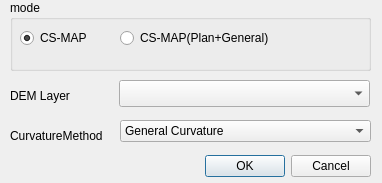
<?xml version="1.0" encoding="UTF-8"?>
<ui version="4.0">
 <class>CSMapDialogBase</class>
 <widget class="QDialog" name="CSMapDialogBase">
  <property name="geometry">
   <rect>
    <x>0</x>
    <y>0</y>
    <width>382</width>
    <height>183</height>
   </rect>
  </property>
  <property name="windowTitle">
   <string>CSMapMaker</string>
  </property>
  <widget class="QDialogButtonBox" name="button_box">
   <property name="geometry">
    <rect>
     <x>30</x>
     <y>150</y>
     <width>341</width>
     <height>32</height>
    </rect>
   </property>
   <property name="orientation">
    <enum>Qt::Horizontal</enum>
   </property>
   <property name="standardButtons">
    <set>QDialogButtonBox::Cancel|QDialogButtonBox::Ok</set>
   </property>
  </widget>
  <widget class="QgsMapLayerComboBox" name="mMapLayerComboBox">
   <property name="geometry">
    <rect>
     <x>119</x>
     <y>80</y>
     <width>251</width>
     <height>27</height>
    </rect>
   </property>
  </widget>
  <widget class="QLabel" name="label">
   <property name="geometry">
    <rect>
     <x>10</x>
     <y>80</y>
     <width>101</width>
     <height>31</height>
    </rect>
   </property>
   <property name="text">
    <string>DEM Layer</string>
   </property>
  </widget>
  <widget class="QComboBox" name="curvature_box">
   <property name="geometry">
    <rect>
     <x>120</x>
     <y>120</y>
     <width>251</width>
     <height>22</height>
    </rect>
   </property>
   <item>
    <property name="text">
     <string>General Curvature</string>
    </property>
   </item>
   <item>
    <property name="text">
     <string>Profile Curvature</string>
    </property>
   </item>
   <item>
    <property name="text">
     <string>Plan Curvature</string>
    </property>
   </item>
   <item>
    <property name="text">
     <string>Tangential Curvature</string>
    </property>
   </item>
   <item>
    <property name="text">
     <string>Longitudinal Curvature</string>
    </property>
   </item>
   <item>
    <property name="text">
     <string>Cross-Sectional Curvature</string>
    </property>
   </item>
   <item>
    <property name="text">
     <string>Minimal Curvature</string>
    </property>
   </item>
   <item>
    <property name="text">
     <string>Maximal Curvature</string>
    </property>
   </item>
   <item>
    <property name="text">
     <string>Total Curvature</string>
    </property>
   </item>
   <item>
    <property name="text">
     <string>Flow Line Curvature</string>
    </property>
   </item>
  </widget>
  <widget class="QLabel" name="label_2">
   <property name="geometry">
    <rect>
     <x>10</x>
     <y>120</y>
     <width>101</width>
     <height>31</height>
    </rect>
   </property>
   <property name="text">
    <string>CurvatureMethod</string>
   </property>
  </widget>
  <widget class="QRadioButton" name="csmap_button">
   <property name="geometry">
    <rect>
     <x>20</x>
     <y>30</y>
     <width>86</width>
     <height>16</height>
    </rect>
   </property>
   <property name="text">
    <string>CS-MAP</string>
   </property>
   <property name="checked">
    <bool>true</bool>
   </property>
   <attribute name="buttonGroup">
    <string notr="true">csmap_mode</string>
   </attribute>
  </widget>
  <widget class="QRadioButton" name="csmpa_button2">
   <property name="geometry">
    <rect>
     <x>120</x>
     <y>30</y>
     <width>211</width>
     <height>16</height>
    </rect>
   </property>
   <property name="text">
    <string>CS-MAP(Plan+General)</string>
   </property>
   <attribute name="buttonGroup">
    <string notr="true">csmap_mode</string>
   </attribute>
  </widget>
  <widget class="QGroupBox" name="groupBox">
   <property name="geometry">
    <rect>
     <x>10</x>
     <y>0</y>
     <width>361</width>
     <height>71</height>
    </rect>
   </property>
   <property name="title">
    <string>mode</string>
   </property>
   <zorder>csmap_button</zorder>
  </widget>
  <zorder>groupBox</zorder>
  <zorder>button_box</zorder>
  <zorder>mMapLayerComboBox</zorder>
  <zorder>label</zorder>
  <zorder>curvature_box</zorder>
  <zorder>label_2</zorder>
  <zorder>csmap_button</zorder>
  <zorder>csmpa_button2</zorder>
 </widget>
 <customwidgets>
  <customwidget>
   <class>QgsMapLayerComboBox</class>
   <extends>QComboBox</extends>
   <header>qgis.gui</header>
  </customwidget>
 </customwidgets>
 <resources/>
 <connections>
  <connection>
   <sender>button_box</sender>
   <signal>accepted()</signal>
   <receiver>CSMapDialogBase</receiver>
   <slot>accept()</slot>
   <hints>
    <hint type="sourcelabel">
     <x>20</x>
     <y>20</y>
    </hint>
    <hint type="destinationlabel">
     <x>20</x>
     <y>20</y>
    </hint>
   </hints>
  </connection>
  <connection>
   <sender>button_box</sender>
   <signal>rejected()</signal>
   <receiver>CSMapDialogBase</receiver>
   <slot>reject()</slot>
   <hints>
    <hint type="sourcelabel">
     <x>20</x>
     <y>20</y>
    </hint>
    <hint type="destinationlabel">
     <x>20</x>
     <y>20</y>
    </hint>
   </hints>
  </connection>
  <connection>
   <sender>csmpa_button2</sender>
   <signal>pressed()</signal>
   <receiver>curvature_box</receiver>
   <slot>hide()</slot>
   <hints>
    <hint type="sourcelabel">
     <x>225</x>
     <y>27</y>
    </hint>
    <hint type="destinationlabel">
     <x>245</x>
     <y>110</y>
    </hint>
   </hints>
  </connection>
  <connection>
   <sender>csmap_button</sender>
   <signal>pressed()</signal>
   <receiver>curvature_box</receiver>
   <slot>show()</slot>
   <hints>
    <hint type="sourcelabel">
     <x>62</x>
     <y>27</y>
    </hint>
    <hint type="destinationlabel">
     <x>245</x>
     <y>110</y>
    </hint>
   </hints>
  </connection>
  <connection>
   <sender>csmpa_button2</sender>
   <signal>pressed()</signal>
   <receiver>label_2</receiver>
   <slot>hide()</slot>
   <hints>
    <hint type="sourcelabel">
     <x>225</x>
     <y>27</y>
    </hint>
    <hint type="destinationlabel">
     <x>60</x>
     <y>115</y>
    </hint>
   </hints>
  </connection>
  <connection>
   <sender>csmap_button</sender>
   <signal>pressed()</signal>
   <receiver>label_2</receiver>
   <slot>show()</slot>
   <hints>
    <hint type="sourcelabel">
     <x>62</x>
     <y>27</y>
    </hint>
    <hint type="destinationlabel">
     <x>60</x>
     <y>115</y>
    </hint>
   </hints>
  </connection>
 </connections>
 <buttongroups>
  <buttongroup name="csmap_mode"/>
 </buttongroups>
</ui>
